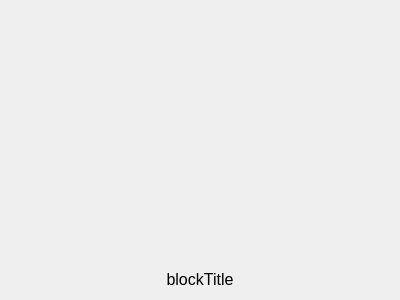
<?xml version="1.0" encoding="UTF-8"?>
<ui version="4.0">
 <class>Block</class>
 <widget class="QWidget" name="Block">
  <property name="geometry">
   <rect>
    <x>0</x>
    <y>0</y>
    <width>400</width>
    <height>300</height>
   </rect>
  </property>
  <property name="windowTitle">
   <string>Block</string>
  </property>
  <layout class="QGridLayout" name="gridLayout">
   <item row="3" column="0">
    <widget class="QLabel" name="blockTitleLabel">
     <property name="font">
      <font>
       <pointsize>12</pointsize>
      </font>
     </property>
     <property name="text">
      <string>blockTitle</string>
     </property>
     <property name="alignment">
      <set>Qt::AlignCenter</set>
     </property>
     <property name="wordWrap">
      <bool>true</bool>
     </property>
    </widget>
   </item>
   <item row="1" column="0">
    <widget class="Image" name="iconImage" native="true">
     <layout class="QGridLayout" name="gridLayout_2">
      <item row="0" column="0">
       <spacer name="verticalSpacer">
        <property name="orientation">
         <enum>Qt::Vertical</enum>
        </property>
        <property name="sizeHint" stdset="0">
         <size>
          <width>20</width>
          <height>67</height>
         </size>
        </property>
       </spacer>
      </item>
     </layout>
    </widget>
   </item>
   <item row="0" column="0">
    <spacer name="verticalSpacer_2">
     <property name="orientation">
      <enum>Qt::Vertical</enum>
     </property>
     <property name="sizeHint" stdset="0">
      <size>
       <width>20</width>
       <height>40</height>
      </size>
     </property>
    </spacer>
   </item>
   <item row="2" column="0">
    <spacer name="verticalSpacer_3">
     <property name="orientation">
      <enum>Qt::Vertical</enum>
     </property>
     <property name="sizeHint" stdset="0">
      <size>
       <width>20</width>
       <height>40</height>
      </size>
     </property>
    </spacer>
   </item>
  </layout>
 </widget>
 <customwidgets>
  <customwidget>
   <class>Image</class>
   <extends>QWidget</extends>
   <header>interface/image.hpp</header>
   <container>1</container>
  </customwidget>
 </customwidgets>
 <resources/>
 <connections/>
</ui>
